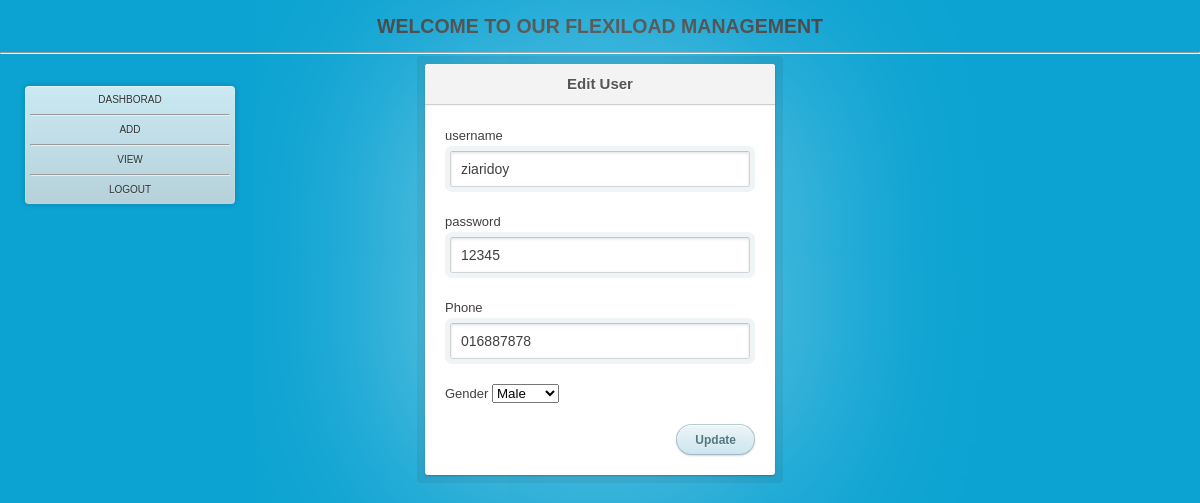
/edit.php?id=2 (signed in), run on the app's committed database.
### tables this page shows
CREATE TABLE IF NOT EXISTS `usercredential` (
  `id` int(9) NOT NULL AUTO_INCREMENT,
  `username` varchar(100) NOT NULL,
  `password` varchar(100) NOT NULL,
  `phone` varchar(100) NOT NULL,
  `gender` char(100) NOT NULL,
  `sdate` date NOT NULL,
  `balance` decimal(10,2) NOT NULL,
  PRIMARY KEY (`id`)
);

### dbconnect.php (called while the page is built, shortened)
<?php
$dbUser = "root";
$dbPass = "";
$dbName = "flexiload";
$dbHost = "localhost";
$conn   = mysqli_connect($dbHost,$dbUser,$dbPass);
mysqli_select_db($conn, $dbName);
function query($query){
global $conn;
$result=mysqli_query($conn,$query) or die("<li>Query:$query</li>Error: <li>Errpr:".mysqli_error($conn)."</li>");
return $result;
}
?>

### edit.php (the view, shortened to what this page needs)
<?php
include "dbconnect.php";
$id     = isset($_REQUEST['id'])     ? $_REQUEST['id'] :0;
$id     = filter_var($id,FILTER_VALIDATE_INT);
$result =  query("select * from usercredential where id='$id'");
  $row= mysqli_fetch_object($result);
  $username         = $row->username;
  $password         = $row->password;
  $phone            = $row->phone;
  $gender           = $row->gender;
  include "header.php";
?>
 <div class="login">
      <h1>Edit  User</h1>
      <form method="post" action="action.php?action=updateUser">
        <p><label>username</label><input type="text"     name="username" value="<?php print($username); ?>" placeholder="Username "></p>
        <p><label>password</label><input type="text"     name="password" value="<?php print($password); ?>" placeholder="Password"></p>
        <p><label>Phone</label><input type="text"        name="phone"    value="<?php print($phone); ?>"   placeholder="Password"></p>
	<p><label>Gender</label>
        <select name='gender'>
	<option <?php if($gender=="male"){print('SELECTED');}?> value='male'>Male</option>
	</select>
        <p class="submit"><input type="submit" name="submit" value="Update"></p>
      </form>
    </div>
 <?php include "footer.php";?>

### css/style.css (style rules this page uses)
html, body, div, span, applet, object, iframe, h2, h3, h4, h5, h6, p, blockquote, pre, a, abbr, acronym, address, big, cite, code, del, dfn, em, img, ins, kbd, q, s, samp, small, strike, strong, sub, sup, tt, var, b, u, i, center, dl, dt, dd, ol, ul, li, fieldset, form, label, legend, table, caption, tbody, tfoot, thead, tr, th, td, article, aside, canvas, details, embed, figure, figcaption, footer, header, hgroup, menu, nav, output, ruby, section, summary, time, mark, audio, video { margin: 0; padding: 0; border: 0; font-size: 150%; font: inherit; vertical-align: baseline; }
body { line-height: 1; }
body { font: 13px/20px 'Lucida Grande', Tahoma, Verdana, sans-serif; color: #404040; background: #0ca3d2; }
.login { position: relative; margin: 0 auto; padding: 20px 20px 20px; width: 310px; background: white; border-radius: 3px; -webkit-box-shadow: 0 0 200px rgba(255, 255, 255, 0.5), 0 1px 2px rgba(0, 0, 0, 0.3); box-shadow: 0 0 200px rgba(255, 255, 255, 0.5), 0 1px 2px rgba(0, 0, 0, 0.3); }
.login:before { content: ''; position: absolute; top: -8px; right: -8px; bottom: -8px; left: -8px; z-index: -1; background: rgba(0, 0, 0, 0.08); border-radius: 4px; }
.login h1 { margin: -20px -20px 21px; line-height: 40px; font-size: 15px; font-weight: bold; color: #555; text-align: center; text-shadow: 0 1px white; background: #f3f3f3; border-bottom: 1px solid #cfcfcf; border-radius: 3px 3px 0 0; background-image: -webkit-linear-gradient(top, whiteffd, #eef2f5); background-image: -moz-linear-gradient(top, whiteffd, #eef2f5); background-image: -o-linear-gradient(top, whiteffd, #eef2f5); background-image: linear-gradient(to bottom, whiteffd, #eef2f5); -webkit-box-shadow: 0 1px whitesmoke; box-shadow: 0 1px whitesmoke; }
.login p { margin: 20px 0 0; }
.login p:first-child { margin-top: 0; }
.login input[type=text], .login input[type=password] { width: 278px; }
.login p.submit { text-align: right; }
input { font-family: 'Lucida Grande', Tahoma, Verdana, sans-serif; font-size: 14px; }
input[type=text], input[type=password] { margin: 5px; padding: 0 10px; width: 200px; height: 34px; color: #404040; background: white; border: 1px solid; border-color: #c4c4c4 #d1d1d1 #d4d4d4; border-radius: 2px; outline: 5px solid #eff4f7; -moz-outline-radius: 3px; -webkit-box-shadow: inset 0 1px 3px rgba(0, 0, 0, 0.12); box-shadow: inset 0 1px 3px rgba(0, 0, 0, 0.12); }
input[type=submit] { padding: 0 18px; height: 29px; font-size: 12px; font-weight: bold; color: #527881; text-shadow: 0 1px #e3f1f1; background: #cde5ef; border: 1px solid; border-color: #b4ccce #b3c0c8 #9eb9c2; border-radius: 16px; outline: 0; -webkit-box-sizing: content-box; -moz-box-sizing: content-box; box-sizing: content-box; background-image: -webkit-linear-gradient(top, #edf5f8, #cde5ef); background-image: -moz-linear-gradient(top, #edf5f8, #cde5ef); background-image: -o-linear-gradient(top, #edf5f8, #cde5ef); background-image: linear-gradient(to bottom, #edf5f8, #cde5ef); -webkit-box-shadow: inset 0 1px white, 0 1px 2px rgba(0, 0, 0, 0.15); box-shadow: inset 0 1px white, 0 1px 2px rgba(0, 0, 0, 0.15); }

### data on the page
usercredential: username "ziaridoy", password "12345", phone "016887878"
